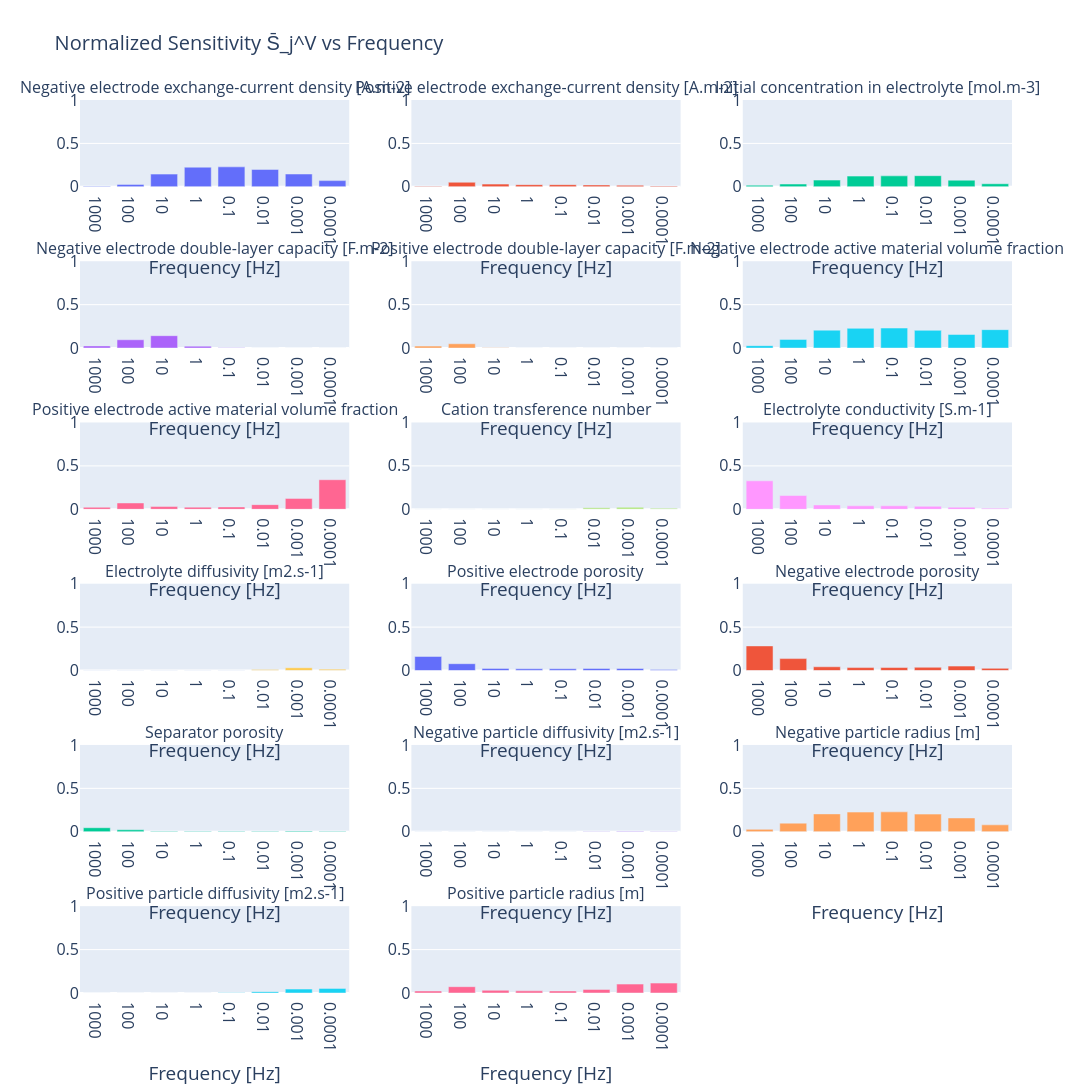

Notebook code cell kept with this figure:
### Markdown cell above
### 5.2. RMS calculation

### Code cell
# 1. Load
with open("sensitivity_results_soc70.pkl", "rb") as f:
    results_sensitivity = pickle.load(f)

freqs = [1000, 100, 10, 1, 0.1, 0.01, 0.001, 0.0001]

target_params = [
    "Negative electrode exchange-current density [A.m-2]",
    "Positive electrode exchange-current density [A.m-2]",
    "Initial concentration in electrolyte [mol.m-3]",
    "Negative electrode double-layer capacity [F.m-2]",
    "Positive electrode double-layer capacity [F.m-2]",
    "Negative electrode active material volume fraction",
    "Positive electrode active material volume fraction",
    "Cation transference number",
    "Electrolyte conductivity [S.m-1]",
    "Electrolyte diffusivity [m2.s-1]",
    "Positive electrode porosity",
    "Negative electrode porosity",
    "Separator porosity",
    "Negative particle diffusivity [m2.s-1]",
    "Negative particle radius [m]",
    "Positive particle diffusivity [m2.s-1]",
    "Positive particle radius [m]",
]

# 2. S_j^V (RMS)
S = {}
for freq in freqs:
    S[freq] = {}
    for param in target_params:
        sens = results_sensitivity[freq][param]["sensitivity"]
        S[freq][param] = np.sqrt(np.mean(sens**2))

# 3. S̄_j^V (normalized)
S_bar = {}
for freq in freqs:
    total = sum(S[freq].values())
    S_bar[freq] = {param: S[freq][param] / total for param in target_params}

# 4. Subplot
n_params = len(target_params)
n_cols = 3
n_rows = int(np.ceil(n_params / n_cols))

fig = make_subplots(
    rows=n_rows, cols=n_cols,
    subplot_titles=target_params,
)

freq_labels = [str(f) for f in freqs]

for i, param in enumerate(target_params):
    row = i // n_cols + 1
    col = i %  n_cols + 1
    y = [S_bar[freq][param] for freq in freqs]
    fig.add_trace(
        go.Bar(x=freq_labels, y=y, showlegend=False),
        row=row, col=col,
    )

font_size = 16
fig.update_layout(
    title = dict(text="Normalized Sensitivity S̄_j^V vs Frequency", font=dict(size=20)),
    font  = dict(size=font_size),
    width = 18 * 96,
    height = n_rows * 4 * 96,
)

fig.update_xaxes(title_text="Frequency [Hz]")
fig.update_yaxes(range=[0, 1])

fig.show()

### Figure 1 — Plotly figure (JSON) as saved in the notebook; plotly's stock layout.template omitted (floating-point values rounded to 4 significant figures)
{"data": [{"showlegend": false, "type": "bar", "x": ["1000", "100", "10", "1", "0.1", "0.01", "0.001", "0.0001"], "xaxis": "x", "y": [0.006376, 0.02791, 0.1462, 0.2261, 0.2297, 0.2003, 0.1477, 0.07147], "yaxis": "y"}, {"showlegend": false, "type": "bar", "x": ["1000", "100", "10", "1", "0.1", "0.01", "0.001", "0.0001"], "xaxis": "x2", "y": [0.00656, 0.05266, 0.03117, 0.02486, 0.02502, 0.02167, 0.01767, 0.008635], "yaxis": "y2"}, {"showlegend": false, "type": "bar", "x": ["1000", "100", "10", "1", "0.1", "0.01", "0.001", "0.0001"], "xaxis": "x3", "y": [0.01807, 0.03229, 0.07765, 0.1234, 0.1262, 0.1282, 0.07632, 0.03544], "yaxis": "y3"}, {"showlegend": false, "type": "bar", "x": ["1000", "100", "10", "1", "0.1", "0.01", "0.001", "0.0001"], "xaxis": "x4", "y": [0.02507, 0.09555, 0.1424, 0.02227, 0.002288, 0.0002151, 1.936e-05, 3.478e-06], "yaxis": "y4"}, {"showlegend": false, "type": "bar", "x": ["1000", "100", "10", "1", "0.1", "0.01", "0.001", "0.0001"], "xaxis": "x5", "y": [0.02232, 0.04931, 0.002919, 0.0002366, 2.971e-05, 1.591e-05, 1.503e-05, 1.084e-05], "yaxis": "y5"}, {"showlegend": false, "type": "bar", "x": ["1000", "100", "10", "1", "0.1", "0.01", "0.001", "0.0001"], "xaxis": "x6", "y": [0.02766, 0.09957, 0.2063, 0.2273, 0.2306, 0.2041, 0.1567, 0.212], "yaxis": "y6"}, {"showlegend": false, "type": "bar", "x": ["1000", "100", "10", "1", "0.1", "0.01", "0.001", "0.0001"], "xaxis": "x7", "y": [0.02322, 0.07289, 0.03132, 0.02491, 0.02702, 0.05361, 0.1257, 0.3405], "yaxis": "y7"}, {"showlegend": false, "type": "bar", "x": ["1000", "100", "10", "1", "0.1", "0.01", "0.001", "0.0001"], "xaxis": "x8", "y": [2.271e-06, 1.519e-05, 5.235e-05, 0.0003803, 0.002745, 0.01719, 0.02406, 0.01185], "yaxis": "y8"}, {"showlegend": false, "type": "bar", "x": ["1000", "100", "10", "1", "0.1", "0.01", "0.001", "0.0001"], "xaxis": "x9", "y": [0.3277, 0.159, 0.04992, 0.03947, 0.03978, 0.03398, 0.02339, 0.01132], "yaxis": "y9"}, {"showlegend": false, "type": "bar", "x": ["1000", "100", "10", "1", "0.1", "0.01", "0.001", "0.0001"], "xaxis": "x10", "y": [8.311e-09, 2.655e-07, 3.238e-06, 8.18e-05, 0.001135, 0.01113, 0.03229, 0.01617], "yaxis": "y10"}, {"showlegend": false, "type": "bar", "x": ["1000", "100", "10", "1", "0.1", "0.01", "0.001", "0.0001"], "xaxis": "x11", "y": [0.1622, 0.07869, 0.0247, 0.01954, 0.02002, 0.0239, 0.02382, 0.01163], "yaxis": "y11"}, {"showlegend": false, "type": "bar", "x": ["1000", "100", "10", "1", "0.1", "0.01", "0.001", "0.0001"], "xaxis": "x12", "y": [0.2835, 0.1375, 0.04316, 0.03412, 0.03464, 0.0373, 0.05073, 0.02518], "yaxis": "y12"}, {"showlegend": false, "type": "bar", "x": ["1000", "100", "10", "1", "0.1", "0.01", "0.001", "0.0001"], "xaxis": "x13", "y": [0.04646, 0.02254, 0.007077, 0.005588, 0.005585, 0.005457, 0.008961, 0.00447], "yaxis": "y13"}, {"showlegend": false, "type": "bar", "x": ["1000", "100", "10", "1", "0.1", "0.01", "0.001", "0.0001"], "xaxis": "x14", "y": [4.674e-10, 2.224e-07, 6.786e-06, 6.035e-05, 0.0006972, 0.002758, 0.006124, 0.004251], "yaxis": "y14"}, {"showlegend": false, "type": "bar", "x": ["1000", "100", "10", "1", "0.1", "0.01", "0.001", "0.0001"], "xaxis": "x15", "y": [0.02775, 0.09932, 0.2058, 0.2267, 0.2292, 0.2033, 0.1588, 0.07971], "yaxis": "y15"}, {"showlegend": false, "type": "bar", "x": ["1000", "100", "10", "1", "0.1", "0.01", "0.001", "0.0001"], "xaxis": "x16", "y": [4.496e-09, 1.59e-07, 4.769e-06, 0.0001798, 0.001578, 0.01561, 0.04498, 0.05309], "yaxis": "y16"}, {"showlegend": false, "type": "bar", "x": ["1000", "100", "10", "1", "0.1", "0.01", "0.001", "0.0001"], "xaxis": "x17", "y": [0.02316, 0.07272, 0.03125, 0.02479, 0.02375, 0.04133, 0.1028, 0.1143], "yaxis": "y17"}], "layout": {"annotations": [{"font": {"size": 16}, "showarrow": false, "text": "Negative electrode exchange-current density [A.m-2]", "x": 0.1444, "xanchor": "center", "xref": "paper", "y": 1.0, "yanchor": "bottom", "yref": "paper"}, {"font": {"size": 16}, "showarrow": false, "text": "Positive electrode exchange-current density [A.m-2]", "x": 0.5, "xanchor": "center", "xref": "paper", "y": 1.0, "yanchor": "bottom", "yref": "paper"}, {"font": {"size": 16}, "showarrow": false, "text": "Initial concentration in electrolyte [mol.m-3]", "x": 0.8556, "xanchor": "center", "xref": "paper", "y": 1.0, "yanchor": "bottom", "yref": "paper"}, {"font": {"size": 16}, "showarrow": false, "text": "Negative electrode double-layer capacity [F.m-2]", "x": 0.1444, "xanchor": "center", "xref": "paper", "y": 0.8194, "yanchor": "bottom", "yref": "paper"}, {"font": {"size": 16}, "showarrow": false, "text": "Positive electrode double-layer capacity [F.m-2]", "x": 0.5, "xanchor": "center", "xref": "paper", "y": 0.8194, "yanchor": "bottom", "yref": "paper"}, {"font": {"size": 16}, "showarrow": false, "text": "Negative electrode active material volume fraction", "x": 0.8556, "xanchor": "center", "xref": "paper", "y": 0.8194, "yanchor": "bottom", "yref": "paper"}, {"font": {"size": 16}, "showarrow": false, "text": "Positive electrode active material volume fraction", "x": 0.1444, "xanchor": "center", "xref": "paper", "y": 0.6389, "yanchor": "bottom", "yref": "paper"}, {"font": {"size": 16}, "showarrow": false, "text": "Cation transference number", "x": 0.5, "xanchor": "center", "xref": "paper", "y": 0.6389, "yanchor": "bottom", "yref": "paper"}, {"font": {"size": 16}, "showarrow": false, "text": "Electrolyte conductivity [S.m-1]", "x": 0.8556, "xanchor": "center", "xref": "paper", "y": 0.6389, "yanchor": "bottom", "yref": "paper"}, {"font": {"size": 16}, "showarrow": false, "text": "Electrolyte diffusivity [m2.s-1]", "x": 0.1444, "xanchor": "center", "xref": "paper", "y": 0.4583, "yanchor": "bottom", "yref": "paper"}, {"font": {"size": 16}, "showarrow": false, "text": "Positive electrode porosity", "x": 0.5, "xanchor": "center", "xref": "paper", "y": 0.4583, "yanchor": "bottom", "yref": "paper"}, {"font": {"size": 16}, "showarrow": false, "text": "Negative electrode porosity", "x": 0.8556, "xanchor": "center", "xref": "paper", "y": 0.4583, "yanchor": "bottom", "yref": "paper"}, {"font": {"size": 16}, "showarrow": false, "text": "Separator porosity", "x": 0.1444, "xanchor": "center", "xref": "paper", "y": 0.2778, "yanchor": "bottom", "yref": "paper"}, {"font": {"size": 16}, "showarrow": false, "text": "Negative particle diffusivity [m2.s-1]", "x": 0.5, "xanchor": "center", "xref": "paper", "y": 0.2778, "yanchor": "bottom", "yref": "paper"}, {"font": {"size": 16}, "showarrow": false, "text": "Negative particle radius [m]", "x": 0.8556, "xanchor": "center", "xref": "paper", "y": 0.2778, "yanchor": "bottom", "yref": "paper"}, {"font": {"size": 16}, "showarrow": false, "text": "Positive particle diffusivity [m2.s-1]", "x": 0.1444, "xanchor": "center", "xref": "paper", "y": 0.09722, "yanchor": "bottom", "yref": "paper"}, {"font": {"size": 16}, "showarrow": false, "text": "Positive particle radius [m]", "x": 0.5, "xanchor": "center", "xref": "paper", "y": 0.09722, "yanchor": "bottom", "yref": "paper"}], "font": {"size": 16}, "height": 2304, "title": {"font": {"size": 20}, "text": "Normalized Sensitivity S̄_j^V vs Frequency"}, "width": 1728, "xaxis": {"anchor": "y", "domain": [0, 0.2889], "title": {"text": "Frequency [Hz]"}}, "xaxis10": {"anchor": "y10", "domain": [0, 0.2889], "title": {"text": "Frequency [Hz]"}}, "xaxis11": {"anchor": "y11", "domain": [0.3556, 0.6444], "title": {"text": "Frequency [Hz]"}}, "xaxis12": {"anchor": "y12", "domain": [0.7111, 1], "title": {"text": "Frequency [Hz]"}}, "xaxis13": {"anchor": "y13", "domain": [0, 0.2889], "title": {"text": "Frequency [Hz]"}}, "xaxis14": {"anchor": "y14", "domain": [0.3556, 0.6444], "title": {"text": "Frequency [Hz]"}}, "xaxis15": {"anchor": "y15", "domain": [0.7111, 1], "title": {"text": "Frequency [Hz]"}}, "xaxis16": {"anchor": "y16", "domain": [0, 0.2889], "title": {"text": "Frequency [Hz]"}}, "xaxis17": {"anchor": "y17", "domain": [0.3556, 0.6444], "title": {"text": "Frequency [Hz]"}}, "xaxis18": {"anchor": "y18", "domain": [0.7111, 1], "title": {"text": "Frequency [Hz]"}}, "xaxis2": {"anchor": "y2", "domain": [0.3556, 0.6444], "title": {"text": "Frequency [Hz]"}}, "xaxis3": {"anchor": "y3", "domain": [0.7111, 1], "title": {"text": "Frequency [Hz]"}}, "xaxis4": {"anchor": "y4", "domain": [0, 0.2889], "title": {"text": "Frequency [Hz]"}}, "xaxis5": {"anchor": "y5", "domain": [0.3556, 0.6444], "title": {"text": "Frequency [Hz]"}}, "xaxis6": {"anchor": "y6", "domain": [0.7111, 1], "title": {"text": "Frequency [Hz]"}}, "xaxis7": {"anchor": "y7", "domain": [0, 0.2889], "title": {"text": "Frequency [Hz]"}}, "xaxis8": {"anchor": "y8", "domain": [0.3556, 0.6444], "title": {"text": "Frequency [Hz]"}}, "xaxis9": {"anchor": "y9", "domain": [0.7111, 1], "title": {"text": "Frequency [Hz]"}}, "yaxis": {"anchor": "x", "domain": [0.9028, 1.0], "range": [0, 1]}, "yaxis10": {"anchor": "x10", "domain": [0.3611, 0.4583], "range": [0, 1]}, "yaxis11": {"anchor": "x11", "domain": [0.3611, 0.4583], "range": [0, 1]}, "yaxis12": {"anchor": "x12", "domain": [0.3611, 0.4583], "range": [0, 1]}, "yaxis13": {"anchor": "x13", "domain": [0.1806, 0.2778], "range": [0, 1]}, "yaxis14": {"anchor": "x14", "domain": [0.1806, 0.2778], "range": [0, 1]}, "yaxis15": {"anchor": "x15", "domain": [0.1806, 0.2778], "range": [0, 1]}, "yaxis16": {"anchor": "x16", "domain": [0, 0.09722], "range": [0, 1]}, "yaxis17": {"anchor": "x17", "domain": [0, 0.09722], "range": [0, 1]}, "yaxis18": {"anchor": "x18", "domain": [0, 0.09722], "range": [0, 1]}, "yaxis2": {"anchor": "x2", "domain": [0.9028, 1.0], "range": [0, 1]}, "yaxis3": {"anchor": "x3", "domain": [0.9028, 1.0], "range": [0, 1]}, "yaxis4": {"anchor": "x4", "domain": [0.7222, 0.8194], "range": [0, 1]}, "yaxis5": {"anchor": "x5", "domain": [0.7222, 0.8194], "range": [0, 1]}, "yaxis6": {"anchor": "x6", "domain": [0.7222, 0.8194], "range": [0, 1]}, "yaxis7": {"anchor": "x7", "domain": [0.5417, 0.6389], "range": [0, 1]}, "yaxis8": {"anchor": "x8", "domain": [0.5417, 0.6389], "range": [0, 1]}, "yaxis9": {"anchor": "x9", "domain": [0.5417, 0.6389], "range": [0, 1]}}}
